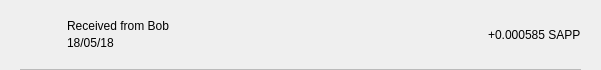
<?xml version="1.0" encoding="UTF-8"?>
<ui version="4.0">
 <class>TxRow</class>
 <widget class="QWidget" name="TxRow">
  <property name="geometry">
   <rect>
    <x>0</x>
    <y>0</y>
    <width>601</width>
    <height>70</height>
   </rect>
  </property>
  <property name="minimumSize">
   <size>
    <width>0</width>
    <height>40</height>
   </size>
  </property>
  <property name="windowTitle">
   <string>Form</string>
  </property>
  <layout class="QVBoxLayout" name="verticalLayout_3">
   <property name="spacing">
    <number>0</number>
   </property>
   <property name="leftMargin">
    <number>0</number>
   </property>
   <property name="topMargin">
    <number>0</number>
   </property>
   <property name="rightMargin">
    <number>0</number>
   </property>
   <property name="bottomMargin">
    <number>0</number>
   </property>
   <item>
    <widget class="QWidget" name="rowContainer" native="true">
     <layout class="QVBoxLayout" name="verticalLayout_2">
      <property name="spacing">
       <number>9</number>
      </property>
      <property name="leftMargin">
       <number>20</number>
      </property>
      <property name="topMargin">
       <number>9</number>
      </property>
      <property name="rightMargin">
       <number>20</number>
      </property>
      <property name="bottomMargin">
       <number>0</number>
      </property>
      <item>
       <widget class="QFrame" name="frame">
        <property name="styleSheet">
         <string notr="true">border:none;</string>
        </property>
        <property name="frameShape">
         <enum>QFrame::StyledPanel</enum>
        </property>
        <property name="frameShadow">
         <enum>QFrame::Raised</enum>
        </property>
        <layout class="QHBoxLayout" name="horizontalLayout" stretch="0,2,0">
         <property name="leftMargin">
          <number>0</number>
         </property>
         <property name="topMargin">
          <number>0</number>
         </property>
         <property name="rightMargin">
          <number>0</number>
         </property>
         <property name="bottomMargin">
          <number>0</number>
         </property>
         <item>
          <widget class="QPushButton" name="icon">
           <property name="focusPolicy">
            <enum>Qt::NoFocus</enum>
           </property>
           <property name="styleSheet">
            <string notr="true">border:none;</string>
           </property>
           <property name="text">
            <string/>
           </property>
           <property name="iconSize">
            <size>
             <width>28</width>
             <height>28</height>
            </size>
           </property>
          </widget>
         </item>
         <item>
          <layout class="QVBoxLayout" name="verticalLayout">
           <property name="spacing">
            <number>3</number>
           </property>
           <property name="leftMargin">
            <number>9</number>
           </property>
           <item>
            <widget class="QLabel" name="lblAddress">
             <property name="styleSheet">
              <string notr="true"/>
             </property>
             <property name="text">
              <string>Received from Bob</string>
             </property>
             <property name="alignment">
              <set>Qt::AlignBottom|Qt::AlignLeading|Qt::AlignLeft</set>
             </property>
            </widget>
           </item>
           <item>
            <widget class="QLabel" name="lblDate">
             <property name="styleSheet">
              <string notr="true"/>
             </property>
             <property name="text">
              <string>18/05/18</string>
             </property>
             <property name="alignment">
              <set>Qt::AlignLeading|Qt::AlignLeft|Qt::AlignTop</set>
             </property>
            </widget>
           </item>
          </layout>
         </item>
         <item>
          <widget class="QLabel" name="lblAmount">
           <property name="styleSheet">
            <string notr="true"/>
           </property>
           <property name="text">
            <string>+0.000585 SAPP</string>
           </property>
          </widget>
         </item>
        </layout>
       </widget>
      </item>
      <item>
       <widget class="QLabel" name="lblDivisory">
        <property name="minimumSize">
         <size>
          <width>0</width>
          <height>1</height>
         </size>
        </property>
        <property name="maximumSize">
         <size>
          <width>16777215</width>
          <height>1</height>
         </size>
        </property>
        <property name="styleSheet">
         <string notr="true">background-color:#bababa;</string>
        </property>
        <property name="text">
         <string/>
        </property>
        <property name="alignment">
         <set>Qt::AlignBottom|Qt::AlignLeading|Qt::AlignLeft</set>
        </property>
       </widget>
      </item>
     </layout>
    </widget>
   </item>
  </layout>
 </widget>
 <resources/>
 <connections/>
</ui>
